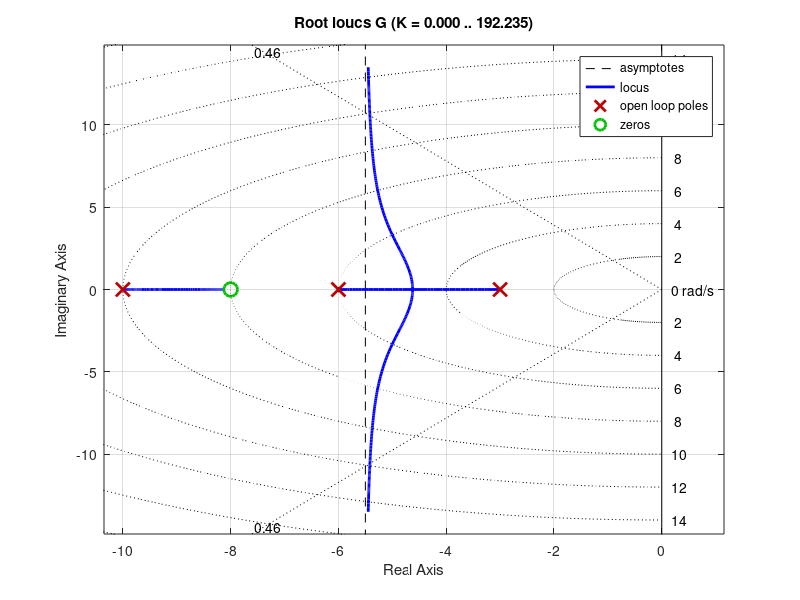

MATLAB code for this plot: (Note: this script raises an error after producing the figure.)
clear; clc; close all;
s = tf('s');
G = (s+8)/((s+3)*(s+6)*(s+10));

OS   = 20;
zeta = log(100/OS)/sqrt(pi^2 + log(100/OS)^2);      


figure;
hold on;
rlocus(G);
sgrid(zeta,[]);
hold off;

Gain = 122;
T=feedback(Gain*G,1);
info=stepinfo(T)

peaktime=2/3*0.2976
w_n=pi/(peaktime*(1-zeta^2)^0.5)
pole=-w_n*zeta + j * w_n * (1-zeta^2)^0.5

tangle = rad2deg(angle(pole+8)-angle(pole+3)-angle(pole+6)-angle(pole+10))

z1= -zeta*w_n - w_n * (1-zeta^2)^0.5/(tand(-180-tangle))

G_pd=(s-z1)

G_pi=(s+0.01)/s

figure;
hold on;
rlocus(G*G_pd*G_pi);
sgrid(zeta,[])
hold off;
